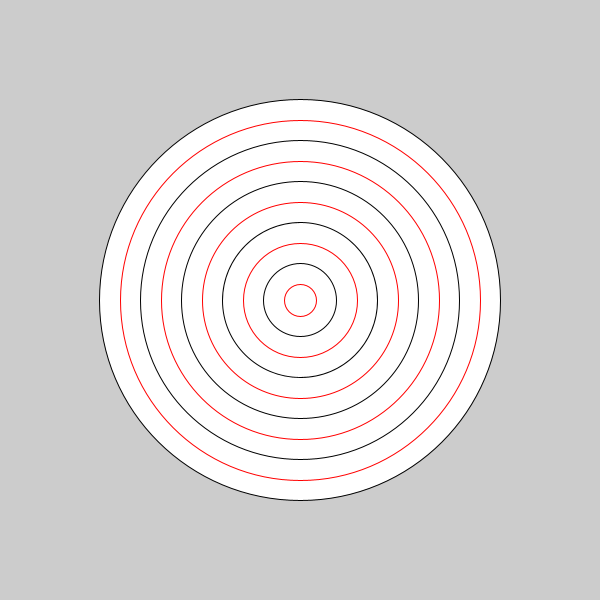
Frame 1 (no input)
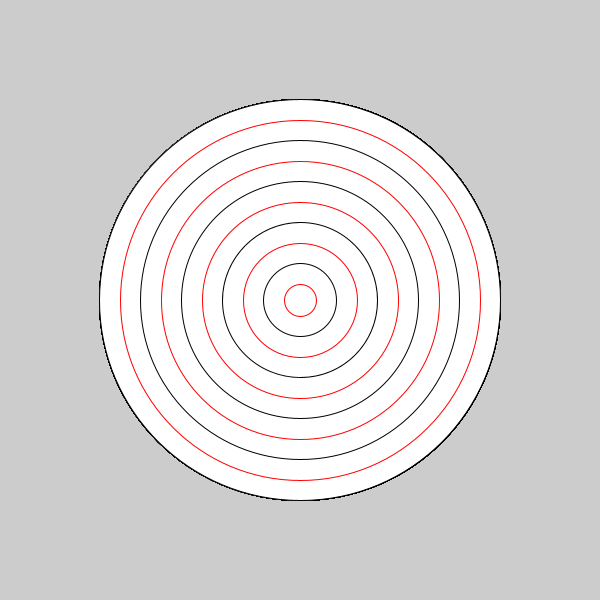
Frame 60 (the mouse pressed at the canvas centre just before this capture)
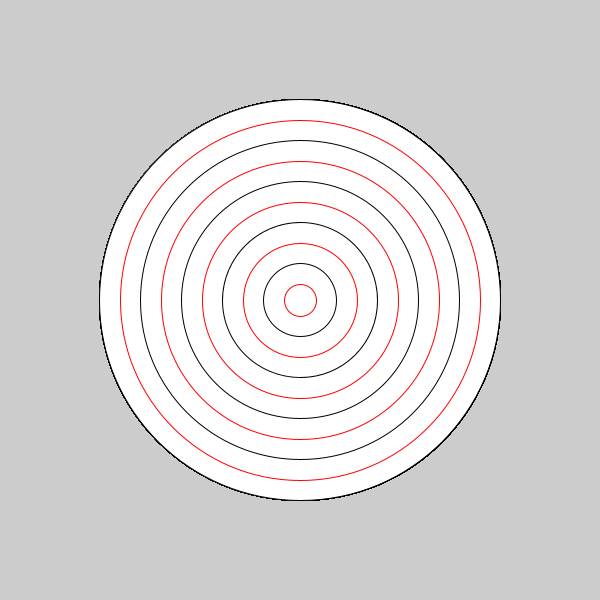
Frame 120 (the mouse held since frame 60 and released just before this capture)

The Processing sketch that drew these frames (run headless with seeded random() and noise(); from frame 60 on, the mouse is pressed at the canvas centre):

// Processing sketch: BULLSEYE__pde
// ── BULLSEYE__pde.pde
void setup(){
size(600,600);

}
 void draw(){
   int ellipseSize = 401;
   for(int i = 0; i < 10; i++){
     if(ellipseSize%2==0){
       stroke(255,0,0);
       }
  else   {
    stroke(0,0,0);
      }
       ellipse(300,300,ellipseSize,ellipseSize);
     ellipseSize-=41;
   }
   
 } 
